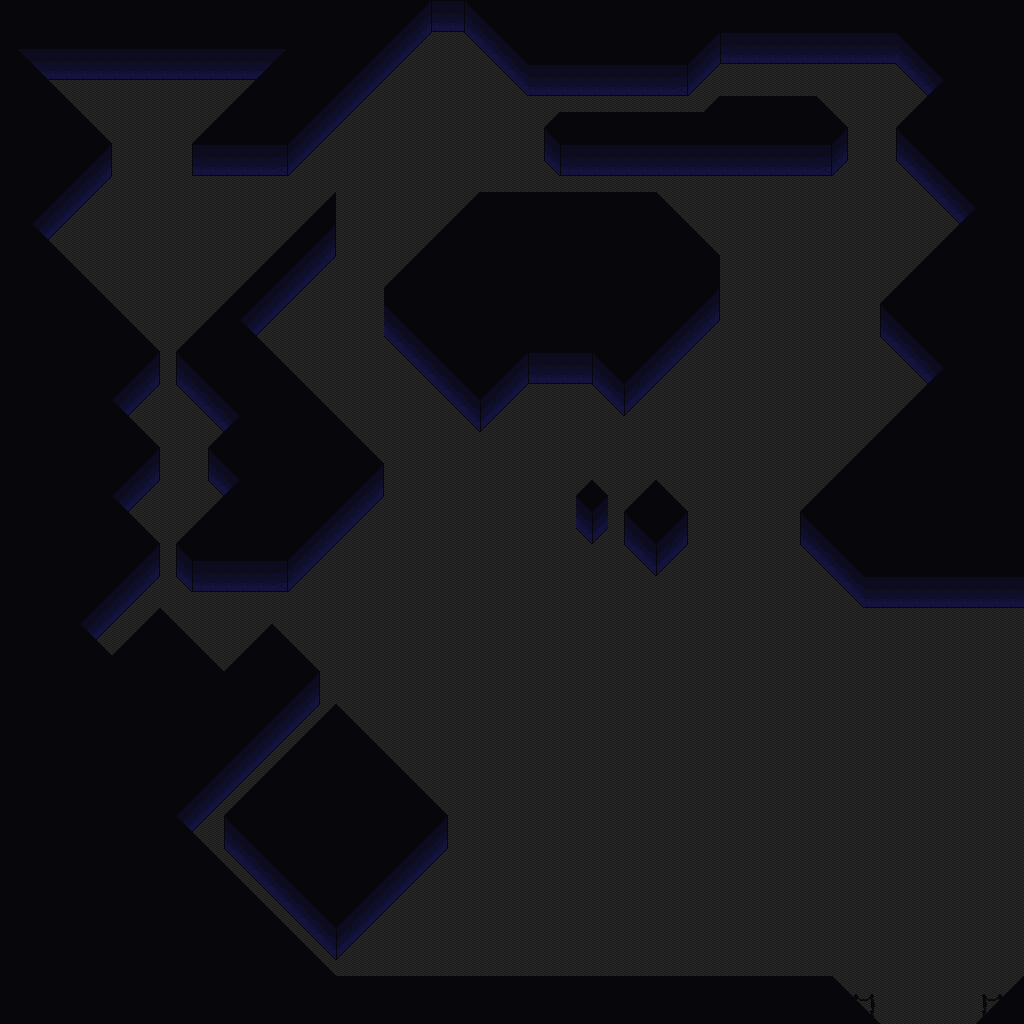

Rendered tile map (Tiled .tmx) drawn with the repository's tilesets; below, a short description and the map source with its tile grids summarised:
An orthogonal 64x64 tile map with 16x16 px tiles, 3 tile layers (Tile Layer 1, Poles, Above), 1 hidden layer not drawn, 2 tilesets and 1 object.

<map version="1.10" tiledversion="1.10.1" orientation="orthogonal" renderorder="right-down" width="64" height="64" tilewidth="16" tileheight="16" infinite="0" backgroundcolor="#06060b" nextlayerid="6" nextobjectid="2">
 <properties>
  <property name="clampCamera" type="bool" value="true" />
  <property name="defaultPos" value="9,6" />
  <property name="down" value="Maps\\blue_ghost_world2.tmx" />
  <property name="edges">{
	"down": {
		"type": "warp",
		"map": "blue_ghost_world2.tmx",
		"pos": { 
			"x": {
				"type": "player",
				"property": "x"
			}, 
			"y":  0 
		},
		"transition": "fade"
	},
	"right": {
		"type": "warp",
		"map": "blue_ghost_world_looping.tmx",
		"pos": { 
			"x": 0, 
			"y": { 
				"type": "sub",
				"rhs": 32,
				"lhs": {
					"type": "player",
					"property": "y"
				}
			} 
		},
		"transition": "fade"
	}
}</property>
  <property name="music" value="res/audio/music/ghost.ogg" />
  <property name="music_speed" type="float" value="0.3" />
  <property name="music_volume" type="float" value="2" />
  <property name="tint" value="0,0,0,127" />
  <property name="walkableBackground" type="bool" value="true" />
 </properties>
 <tileset firstgid="1" source="blue_ghost_world.tsx" />
 <tileset firstgid="82" source="entity/entity_circles.tsx" />
 <layer id="1" name="Tile Layer 1" width="64" height="64">
  <properties>
   <property name="height" type="int" value="0" />
   <property name="noCollide" type="bool" value="true" />
  </properties>
  <data>[4096 cells, 4080 non-empty, 27 distinct tile ids]</data>
 </layer>
 <layer id="4" name="Poles" width="64" height="64">
  <properties>
   <property name="height" type="int" value="0" />
  </properties>
  <data>[4096 cells, 7 non-empty, 4 distinct tile ids]</data>
 </layer>
 <layer id="3" name="Above" width="64" height="64">
  <properties>
   <property name="abovePlayer" type="bool" value="true" />
   <property name="height" type="int" value="1" />
   <property name="noCollide" type="bool" value="true" />
  </properties>
  <data>[4096 cells, 323 non-empty, 8 distinct tile ids]</data>
 </layer>
 <objectgroup id="5" name="Entities">
  <properties>
   <property name="height" type="int" value="0" />
  </properties>
  <object id="1" gid="82" x="160" y="96" width="16" height="16">
   <properties>
    <property name="actions">[{
		"trigger": {
			"type": "use"
		},
		"action": {
			"type": "warp",
			"map": "dev.tmx",
			"pos": {
				"x": 5,
				"y": 5
			},
			"transition": "fade"
		}
	}]</property>
    <property name="file" value="res/data/entity/circles.json" />
   </properties>
  </object>
 </objectgroup>
 <layer id="2" name="Collision" width="64" height="64" visible="0" opacity="0.23">
  <properties>
   <property name="draw" type="bool" value="false" />
   <property name="height" type="int" value="0" />
  </properties>
  <data>[4096 cells, 427 non-empty, 1 distinct tile ids]</data>
 </layer>
</map>
